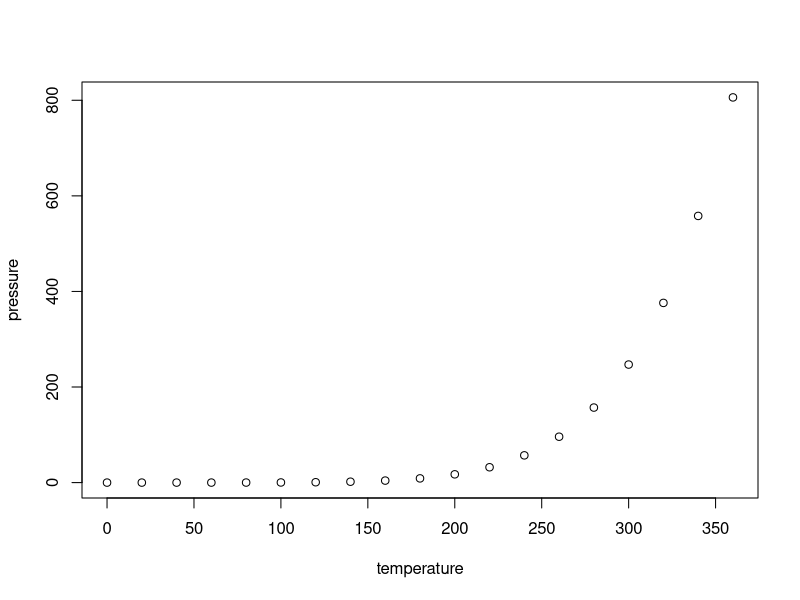
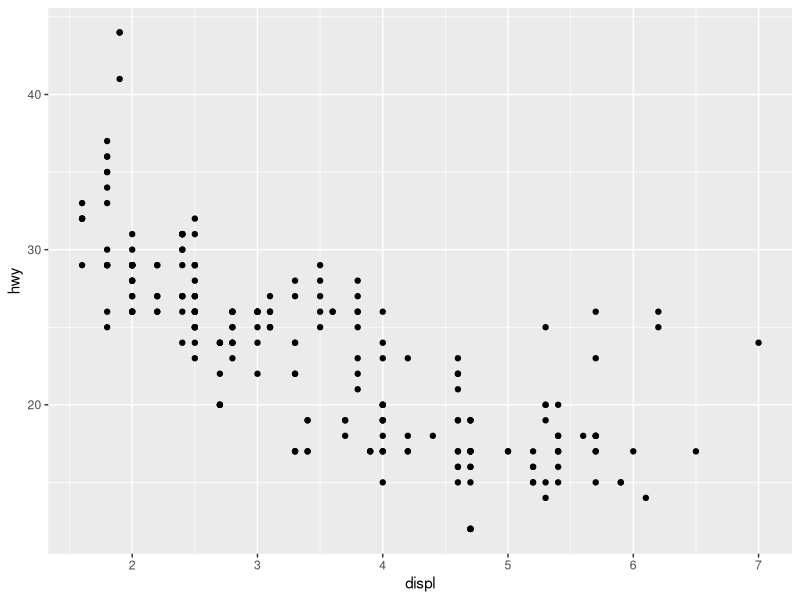
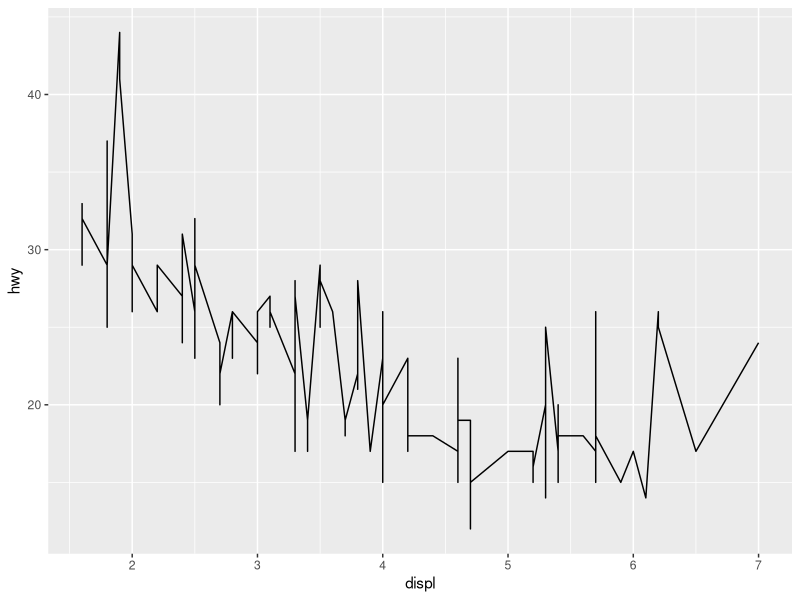

Generate these figures, in order, with R:
## ---- chunk 1
knitr::opts_chunk$set(echo = TRUE)
## ---- chunk 2
summary(cars)
## ---- chunk 3
plot(pressure)
## ---- chunk 4
library(tidyverse)
ggplot(data = mpg) + geom_point(mapping = aes(x = displ, y = hwy))
## ---- chunk 5
  ggplot(data = mpg) + geom_line(mapping = aes(x = displ, y = hwy))
